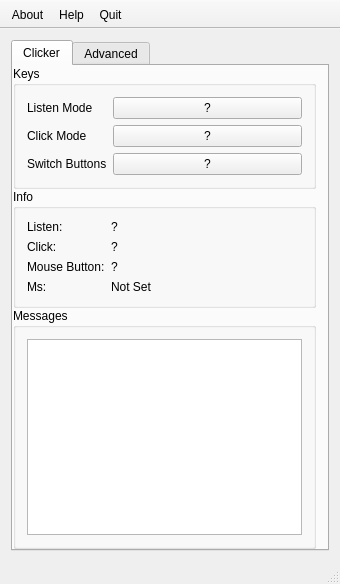
<?xml version="1.0" encoding="UTF-8"?>
<ui version="4.0">
 <class>MainWindow</class>
 <widget class="QMainWindow" name="MainWindow">
  <property name="geometry">
   <rect>
    <x>0</x>
    <y>0</y>
    <width>340</width>
    <height>584</height>
   </rect>
  </property>
  <property name="windowTitle">
   <string>SuperAutoClicker 2</string>
  </property>
  <widget class="QWidget" name="centralWidget">
   <layout class="QGridLayout" name="gridLayout">
    <item row="0" column="0">
     <widget class="QTabWidget" name="tabWidget">
      <property name="currentIndex">
       <number>0</number>
      </property>
      <widget class="QWidget" name="tab">
       <attribute name="title">
        <string>Clicker</string>
       </attribute>
       <layout class="QVBoxLayout" name="verticalLayout">
        <property name="spacing">
         <number>0</number>
        </property>
        <property name="leftMargin">
         <number>0</number>
        </property>
        <property name="topMargin">
         <number>0</number>
        </property>
        <property name="bottomMargin">
         <number>0</number>
        </property>
        <item>
         <widget class="QGroupBox" name="keysGroupBox">
          <property name="title">
           <string>Keys</string>
          </property>
          <property name="flat">
           <bool>true</bool>
          </property>
          <property name="checkable">
           <bool>false</bool>
          </property>
          <layout class="QFormLayout" name="formLayout">
           <item row="0" column="0">
            <widget class="QLabel" name="toggleListenModeLabel">
             <property name="text">
              <string>Listen Mode</string>
             </property>
            </widget>
           </item>
           <item row="0" column="1">
            <widget class="QPushButton" name="listenBindButton">
             <property name="text">
              <string>?</string>
             </property>
            </widget>
           </item>
           <item row="1" column="0">
            <widget class="QLabel" name="toggleClickModeLabel">
             <property name="text">
              <string>Click Mode</string>
             </property>
            </widget>
           </item>
           <item row="1" column="1">
            <widget class="QPushButton" name="clickBindButton">
             <property name="text">
              <string>?</string>
             </property>
            </widget>
           </item>
           <item row="2" column="0">
            <widget class="QLabel" name="toggleMouseButtonLabel">
             <property name="text">
              <string>Switch Buttons</string>
             </property>
            </widget>
           </item>
           <item row="2" column="1">
            <widget class="QPushButton" name="mouseBindButton">
             <property name="text">
              <string>?</string>
             </property>
            </widget>
           </item>
          </layout>
         </widget>
        </item>
        <item>
         <widget class="QGroupBox" name="infoGroupBox">
          <property name="sizePolicy">
           <sizepolicy hsizetype="Minimum" vsizetype="Minimum">
            <horstretch>0</horstretch>
            <verstretch>0</verstretch>
           </sizepolicy>
          </property>
          <property name="title">
           <string>Info</string>
          </property>
          <property name="flat">
           <bool>true</bool>
          </property>
          <layout class="QFormLayout" name="formLayout_2">
           <property name="sizeConstraint">
            <enum>QLayout::SetDefaultConstraint</enum>
           </property>
           <property name="fieldGrowthPolicy">
            <enum>QFormLayout::AllNonFixedFieldsGrow</enum>
           </property>
           <item row="0" column="0">
            <widget class="QLabel" name="modeLabel">
             <property name="text">
              <string>Listen:</string>
             </property>
            </widget>
           </item>
           <item row="0" column="1">
            <widget class="QLabel" name="listenModeStatusLabel">
             <property name="text">
              <string>?</string>
             </property>
            </widget>
           </item>
           <item row="1" column="0">
            <widget class="QLabel" name="label">
             <property name="text">
              <string>Click:</string>
             </property>
            </widget>
           </item>
           <item row="1" column="1">
            <widget class="QLabel" name="clickModeStatusLabel">
             <property name="text">
              <string>?</string>
             </property>
            </widget>
           </item>
           <item row="2" column="0">
            <widget class="QLabel" name="label_3">
             <property name="text">
              <string>Mouse Button:</string>
             </property>
            </widget>
           </item>
           <item row="2" column="1">
            <widget class="QLabel" name="mouseButtonStatusLabel">
             <property name="text">
              <string>?</string>
             </property>
            </widget>
           </item>
           <item row="4" column="0">
            <widget class="QLabel" name="label_8">
             <property name="text">
              <string>Ms:</string>
             </property>
            </widget>
           </item>
           <item row="4" column="1">
            <widget class="QLabel" name="millisecondsStatusLabel">
             <property name="text">
              <string>Not Set</string>
             </property>
            </widget>
           </item>
          </layout>
         </widget>
        </item>
        <item>
         <widget class="QGroupBox" name="groupBox">
          <property name="sizePolicy">
           <sizepolicy hsizetype="Preferred" vsizetype="Preferred">
            <horstretch>0</horstretch>
            <verstretch>0</verstretch>
           </sizepolicy>
          </property>
          <property name="title">
           <string>Messages</string>
          </property>
          <property name="flat">
           <bool>true</bool>
          </property>
          <layout class="QGridLayout" name="gridLayout_2">
           <item row="0" column="0">
            <widget class="QTextBrowser" name="messages"/>
           </item>
          </layout>
         </widget>
        </item>
       </layout>
      </widget>
      <widget class="QWidget" name="tab_2">
       <attribute name="title">
        <string>Advanced</string>
       </attribute>
       <layout class="QVBoxLayout" name="verticalLayout_2">
        <item>
         <widget class="QGroupBox" name="groupBox_2">
          <property name="title">
           <string>Miscellaneous</string>
          </property>
          <property name="flat">
           <bool>true</bool>
          </property>
          <layout class="QFormLayout" name="formLayout_3">
           <item row="0" column="0">
            <widget class="QCheckBox" name="slowClickCheckBox">
             <property name="text">
              <string>Enable 'Slow Click' Mode</string>
             </property>
            </widget>
           </item>
          </layout>
         </widget>
        </item>
       </layout>
      </widget>
     </widget>
    </item>
   </layout>
  </widget>
  <widget class="QMenuBar" name="menuBar">
   <property name="geometry">
    <rect>
     <x>0</x>
     <y>0</y>
     <width>340</width>
     <height>26</height>
    </rect>
   </property>
  </widget>
  <widget class="QToolBar" name="mainToolBar">
   <property name="movable">
    <bool>false</bool>
   </property>
   <attribute name="toolBarArea">
    <enum>TopToolBarArea</enum>
   </attribute>
   <attribute name="toolBarBreak">
    <bool>false</bool>
   </attribute>
   <addaction name="actionAbout"/>
   <addaction name="actionHelp"/>
   <addaction name="actionQuit"/>
  </widget>
  <widget class="QStatusBar" name="statusBar"/>
  <action name="actionAbout">
   <property name="text">
    <string>About</string>
   </property>
  </action>
  <action name="actionHelp">
   <property name="text">
    <string>Help</string>
   </property>
  </action>
  <action name="actionQuit">
   <property name="text">
    <string>Quit</string>
   </property>
  </action>
 </widget>
 <layoutdefault spacing="6" margin="11"/>
 <resources/>
 <connections/>
</ui>
